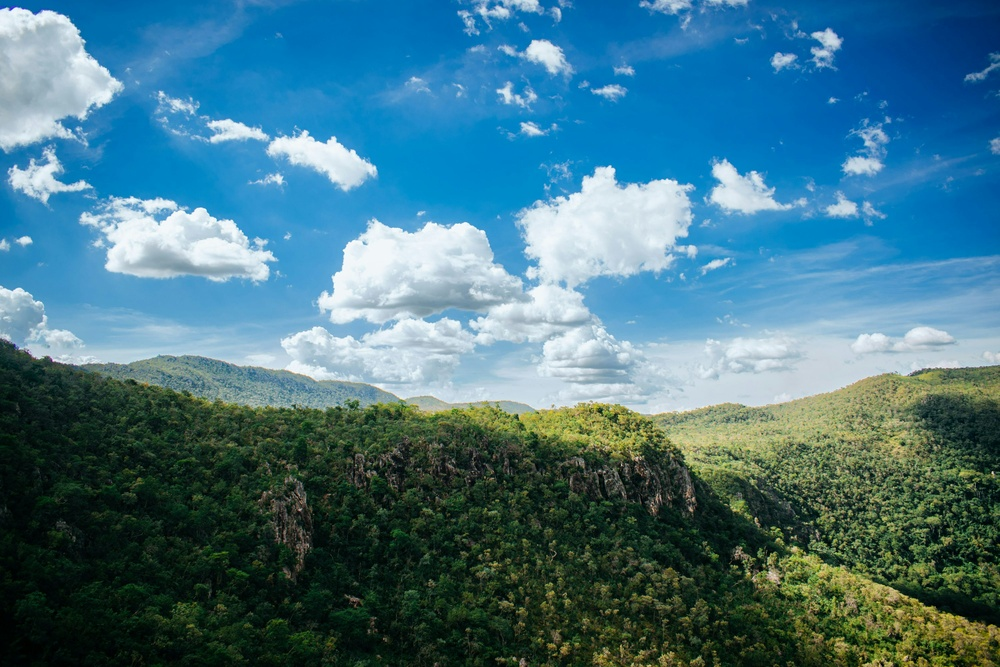
#> input picture data/cena-natural.jpeg, 1000 x 667 px, shrunk from 3000 x 2000 before the run
$ python otsu.py --image ../data/cena-natural.jpeg
#> lines starting #> are read from the running program, lines starting #| are printed output that depends on the picture; after the words box and inside, x2 and y2 are one past the last pixel; in counts of white or black regions, pixels touching at a corner belong together
import cv2
import numpy as np

def otsu_segment(gray, inv=False, blur_ks=0):
    img = gray.copy()
    if blur_ks > 0:
        img = cv2.GaussianBlur(img, (blur_ks, blur_ks), 0)
    flag = cv2.THRESH_BINARY_INV if inv else cv2.THRESH_BINARY
    thr, mask = cv2.threshold(img, 0, 255, flag + cv2.THRESH_OTSU)
    return mask, thr

if __name__ == "__main__":
    import argparse, os
    ap = argparse.ArgumentParser()
    ap.add_argument("--image", required=True)
    ap.add_argument("--inv", action="store_true")
    ap.add_argument("--blur", type=int, default=0)
    ap.add_argument("--out", default="results/otsu.png")
    args = ap.parse_args()

    gray = cv2.imread(args.image, cv2.IMREAD_GRAYSCALE)
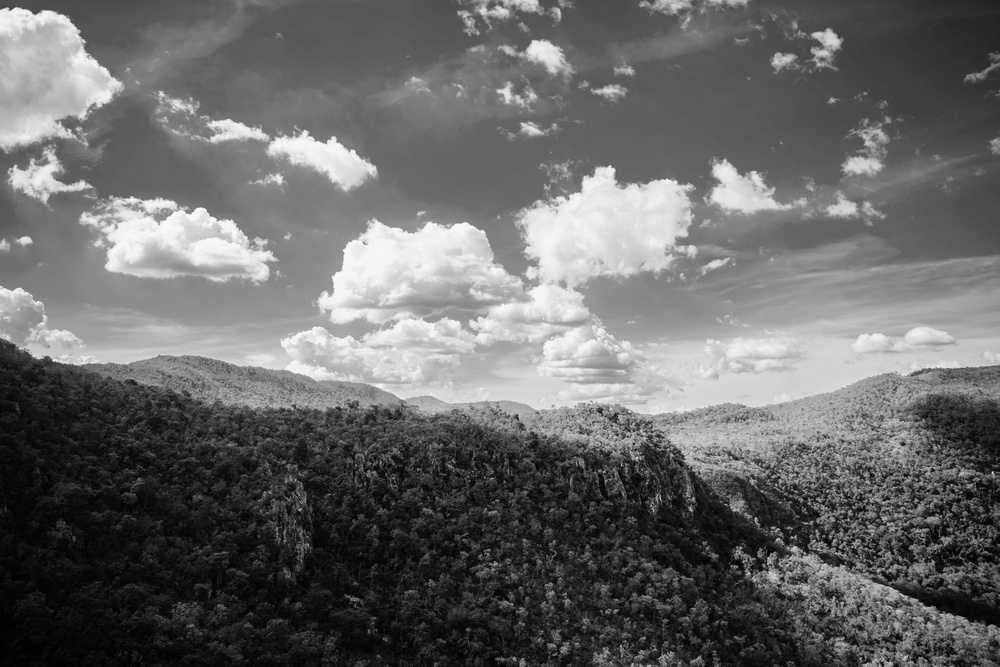
#> gray: shape (667, 1000); min 0, max 255, mean 104.1
    mask, thr = otsu_segment(gray, inv=args.inv, blur_ks=args.blur)
#> in otsu_segment, `thr, mask = cv2.threshold(img, 0, 255, flag + cv2.THRESH_OTSU)`:
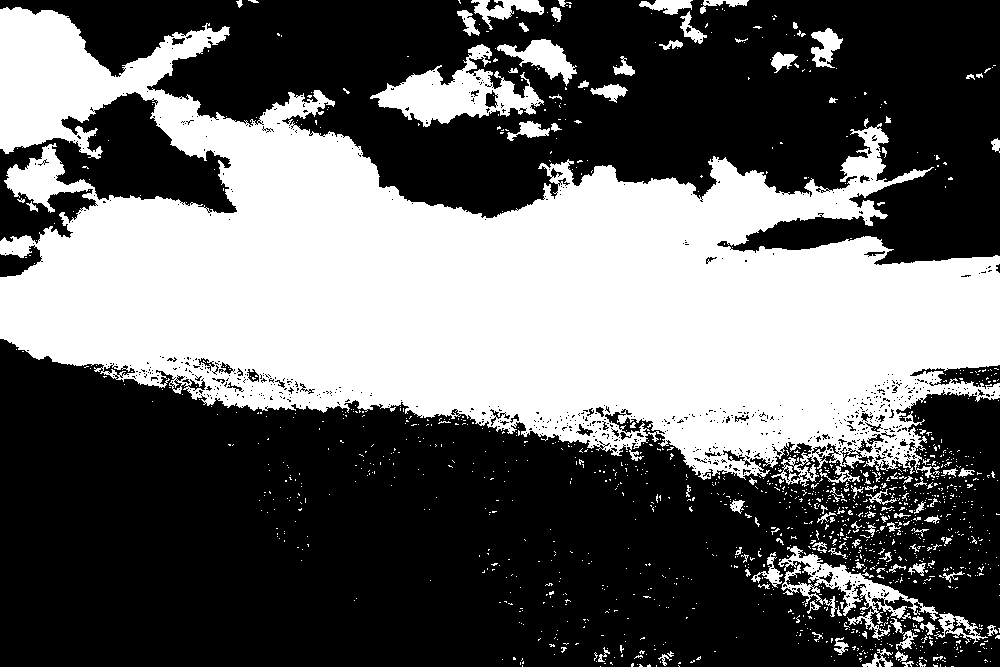
#> mask: shape (667, 1000); 39.7% white; 1376 white regions (1271 under 20 px), largest, box (x1, y1, x2, y2) and area: (0, 7, 1000, 487) 240494, (370, 44, 544, 127) 5789, (778, 546, 939, 640) 3386
#> in otsu_segment, `thr, mask = cv2.threshold(img, 0, 255, flag + cv2.THRESH_OTSU)`: thr = 115
#> thr = 115
    os.makedirs(os.path.dirname(args.out), exist_ok=True)
    cv2.imwrite(args.out, mask)
    print(f"Otsu threshold={thr:.2f} saved to {args.out}")
#| Otsu threshold=115.00 saved to results/otsu.png

$ run again, on data/medica.jpg
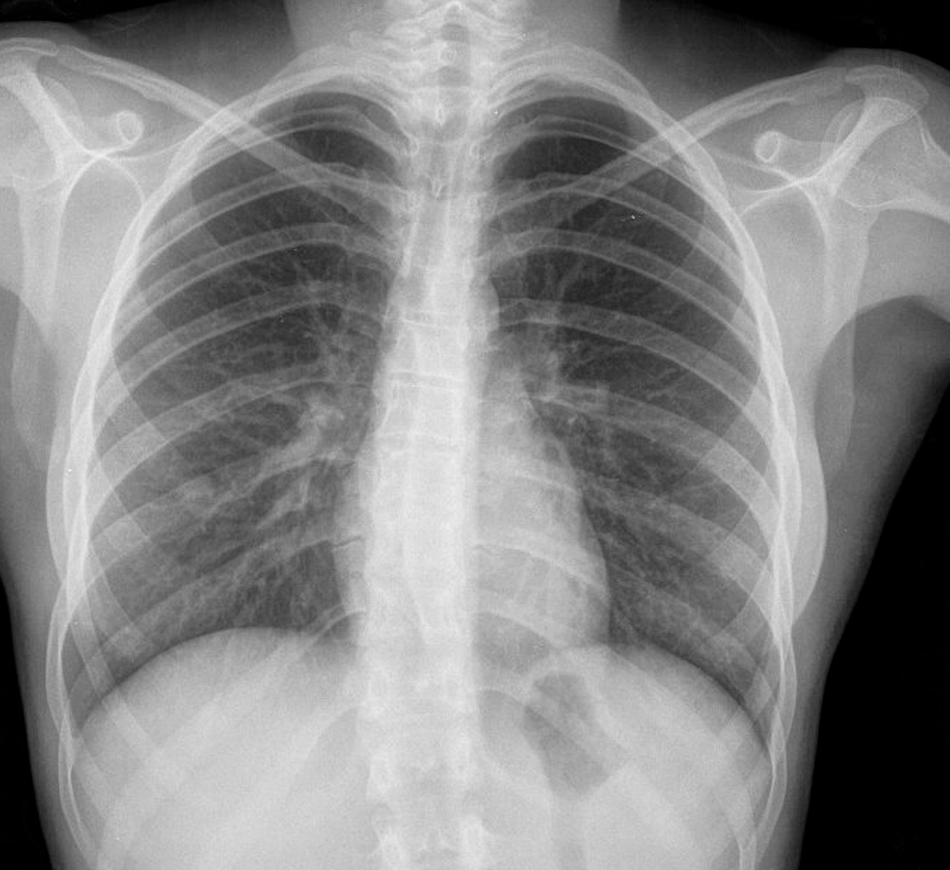
#> input picture data/medica.jpg, 950 x 870 px
#> gray is the input picture: shape (870, 950); min 0, max 248, mean 133.5
#> in otsu_segment, `thr, mask = cv2.threshold(img, 0, 255, flag + cv2.THRESH_OTSU)`:
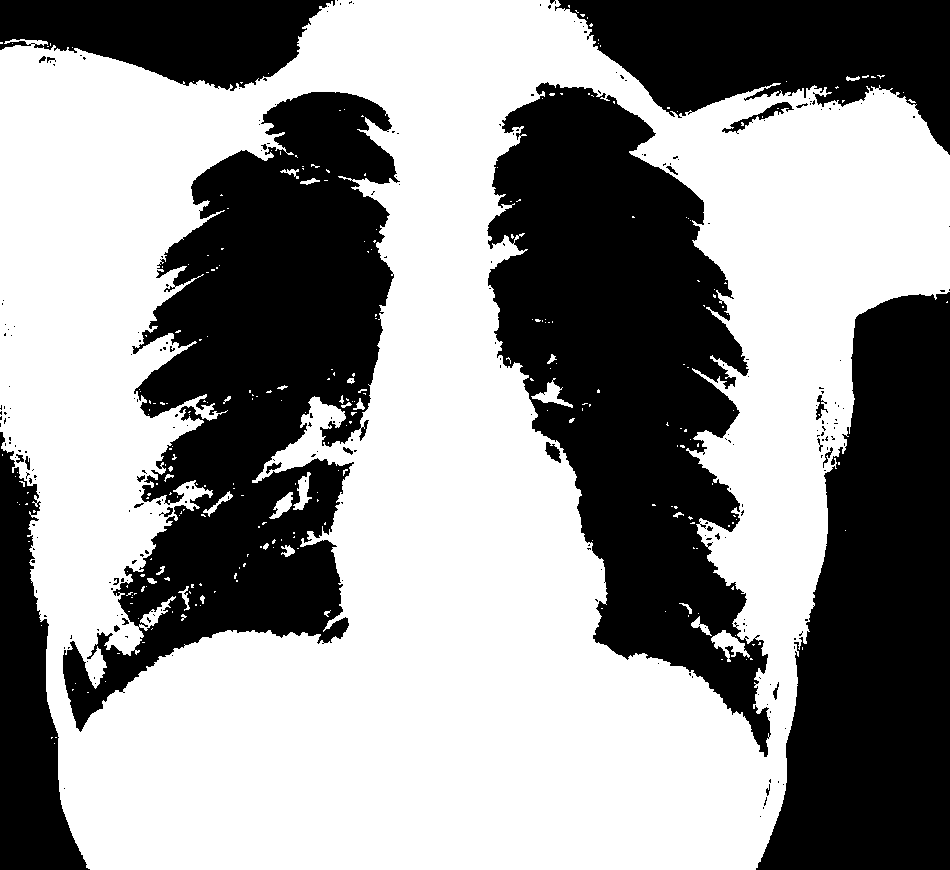
#> mask: shape (870, 950); 57.4% white; 260 black regions (231 under 20 px), largest, box (x1, y1, x2, y2) and area: (63, 92, 400, 732) 99589, (487, 82, 771, 757) 98291, (756, 292, 950, 870) 76740
#> in otsu_segment, `thr, mask = cv2.threshold(img, 0, 255, flag + cv2.THRESH_OTSU)`: thr = 125
#| Otsu threshold=125.00 saved to results/otsu.png
